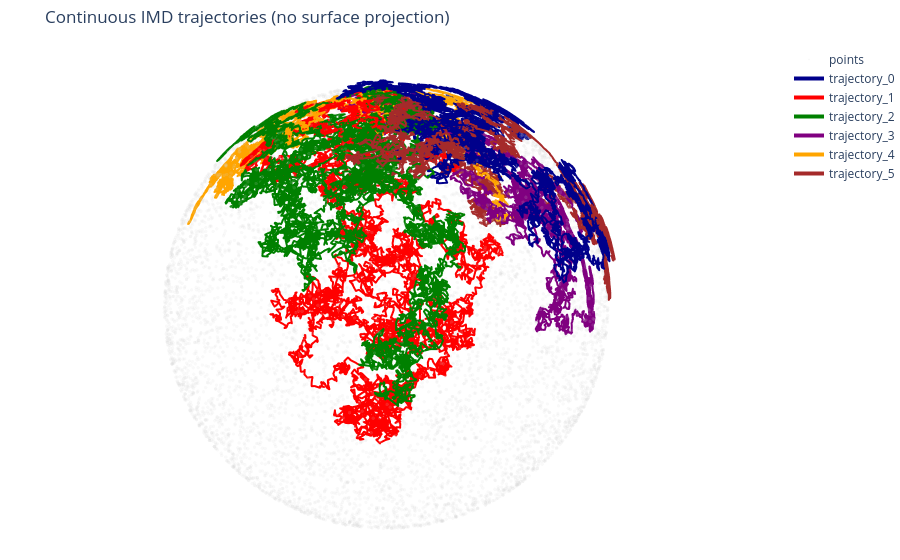

Source (notebook cell):
### Markdown cell above
## 4. Run and visualize an IMD

Interpolate $b$ and $\Gamma$ at the current ambient state using 20 nearby observations, then take Euler–Maruyama steps:
$$Z_{n+1}=Z_n+b(Z_n)\Delta t+\sqrt{\Delta t}\,\Sigma(Z_n)\xi_n,
\quad\xi_n\sim\mathcal N(0,I),\quad\Sigma\Sigma^\top=\Gamma.$$

We discard estimated covariance eigenvalues below 1% of the largest to reduce normal noise. This regularization, the finite graph, and the time step all introduce approximation error. Paths are **not projected back to the sphere** and can drift off it.

Six trajectories start at the observation nearest the north pole. They share their start but have independently generated Gaussian increments.

### Code cell
N_PATHS, N_STEPS, DT = 6, 10000, 1e-4
start = X[np.argmax(X[:, 2])]
initial = np.repeat(start[None, :], N_PATHS, axis=0)
lookup = make_coefficient_lookup(X, b, Gamma, k=20)
paths = euler_maruyama(initial, lookup, dt=DT, n_steps=N_STEPS, seed=7)
radial_error = np.abs(np.linalg.norm(paths, axis=-1) - 1)
print(f"Paths: {paths.shape}; horizon = {N_STEPS * DT:g}")
print(f"Mean / max radial deviation: {radial_error.mean():.4f} / {radial_error.max():.4f}")

fig = plot_diffusion_3D(
    X, mode="sphere", trajectories=list(paths),
    marker_style=dict(size=2, color="lightgray", opacity=0.25),
    show_scene=False,
)
fig.update_layout(title="Continuous IMD trajectories (no surface projection)",
                  margin=dict(t=45))
fig.show()

### Figure 1 — Plotly figure (JSON) as saved in the notebook; plotly's stock layout.template omitted (floating-point values rounded to 4 significant figures; data arrays with more than 128 entries replaced by an {"elided": "..."} marker saying what was removed)
{"data": [{"marker": {"color": "lightgray", "opacity": 0.25, "size": 2}, "mode": "markers", "name": "points", "opacity": 0.6, "type": "scatter3d", "x": {"elided": "8000 float values"}, "y": {"elided": "8000 float values"}, "z": {"elided": "8000 float values"}}, {"line": {"color": "darkblue", "width": 4}, "marker": {"color": "darkblue", "size": 1}, "mode": "lines+markers", "name": "trajectory_0", "type": "scatter3d", "x": {"elided": "10001 float values"}, "y": {"elided": "10001 float values"}, "z": {"elided": "10001 float values"}}, {"line": {"color": "red", "width": 4}, "marker": {"color": "red", "size": 1}, "mode": "lines+markers", "name": "trajectory_1", "type": "scatter3d", "x": {"elided": "10001 float values"}, "y": {"elided": "10001 float values"}, "z": {"elided": "10001 float values"}}, {"line": {"color": "green", "width": 4}, "marker": {"color": "green", "size": 1}, "mode": "lines+markers", "name": "trajectory_2", "type": "scatter3d", "x": {"elided": "10001 float values"}, "y": {"elided": "10001 float values"}, "z": {"elided": "10001 float values"}}, {"line": {"color": "purple", "width": 4}, "marker": {"color": "purple", "size": 1}, "mode": "lines+markers", "name": "trajectory_3", "type": "scatter3d", "x": {"elided": "10001 float values"}, "y": {"elided": "10001 float values"}, "z": {"elided": "10001 float values"}}, {"line": {"color": "orange", "width": 4}, "marker": {"color": "orange", "size": 1}, "mode": "lines+markers", "name": "trajectory_4", "type": "scatter3d", "x": {"elided": "10001 float values"}, "y": {"elided": "10001 float values"}, "z": {"elided": "10001 float values"}}, {"line": {"color": "brown", "width": 4}, "marker": {"color": "brown", "size": 1}, "mode": "lines+markers", "name": "trajectory_5", "type": "scatter3d", "x": {"elided": "10001 float values"}, "y": {"elided": "10001 float values"}, "z": {"elided": "10001 float values"}}], "layout": {"margin": {"b": 0, "l": 0, "r": 0, "t": 45}, "scene": {"aspectmode": "data", "camera": {"eye": {"x": 0.8, "y": 0.8, "z": 0.8}}, "xaxis": {"visible": false}, "yaxis": {"visible": false}, "zaxis": {"visible": false}}, "showlegend": true, "title": {"text": "Continuous IMD trajectories (no surface projection)"}}}
